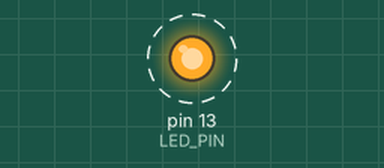
Bench run of a sketch on a simulated Arduino Uno, built with avr-gcc and run on an emulated ATmega328P. Shown: output pins drawn as LEDs (lit = HIGH). Dashed ring = blinking. What the sketch prints to the serial monitor is not drawn.

Above: at 0.5 s.
Timing chart, 0 to 4.6 s (numbered marks = the images above):
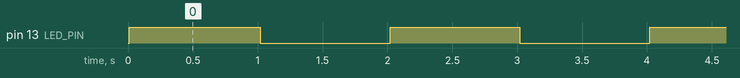

The sketch:

Blink.ino
```cpp
// Hello World for Arduino UNO
// Blinks the built-in LED and prints debug messages over Serial.
// No extra hardware required.

#define LED_PIN LED_BUILTIN   // Pin 13 on UNO
#define BLINK_INTERVAL_MS 1000

int blinkCount = 0;

void setup() {
  Serial.begin(9600);
  pinMode(LED_PIN, OUTPUT);

  Serial.println("=== Arduino UNO Hello World ===");
  Serial.println("Setup complete. Starting blink loop...");
}

void loop() {
  blinkCount++;

  digitalWrite(LED_PIN, HIGH);
  Serial.print("[");
  Serial.print(blinkCount);
  Serial.println("] LED ON");

  delay(BLINK_INTERVAL_MS);

  digitalWrite(LED_PIN, LOW);
  Serial.print("[");
  Serial.print(blinkCount);
  Serial.println("] LED OFF");

  delay(BLINK_INTERVAL_MS);
}
```

Measured:
- by itself, pin 13 (LED_PIN): alternates HIGH for 1.0 s and LOW for 1.0 s
